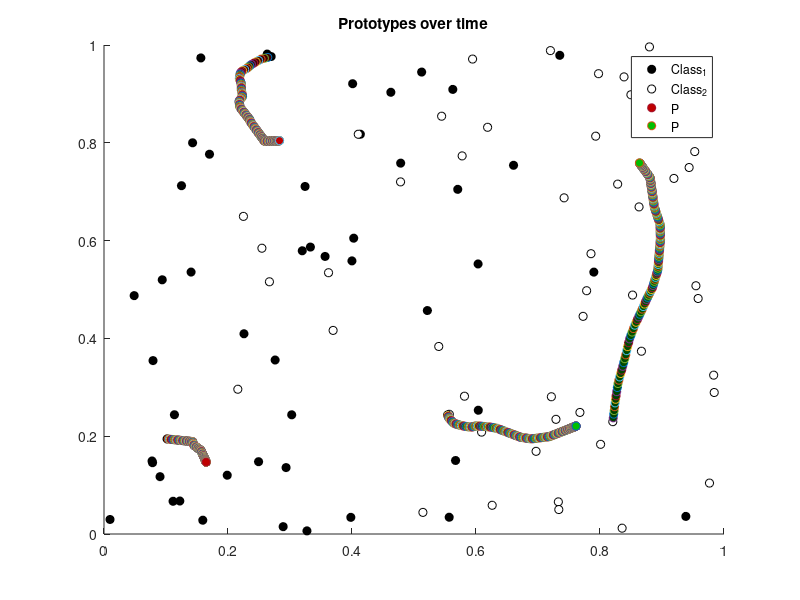
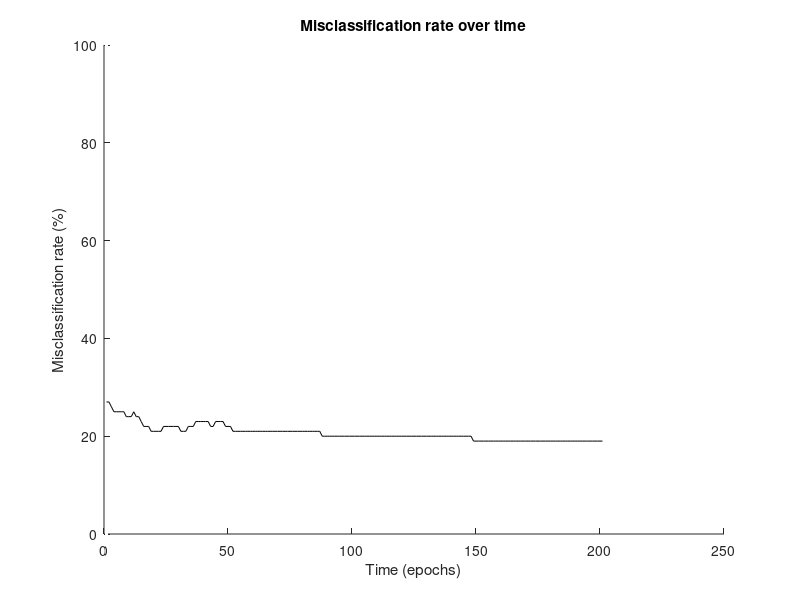

Reproduce these figures in MATLAB, in order.
% clear previous set data and close all figures
clear all;
close all;

% load data
d = load('data_lvq.mat');
d = d.w5_1;
[rows, cols] = size(d);
data = ones(rows, cols+1);
data(:, 1:cols) = d;
for i = 1:50  % add label to data
  data(i, cols+1) = 0;
end

t_max = 200;
learning_rate = 0.002;

% Initialise RNG
rng('default');

% initialise prototypes
NR_OF_CLASSES = 2;
K = 2; % prototypes per class

prototypes = zeros(NR_OF_CLASSES * K, cols+1);

temp_order_class_1 = randperm(50, K);
temp_order_class_2 = randperm(rows-50, K)+50;
for i = 1:K
  prototypes(i, :) = data(temp_order_class_1(i), :);
  prototypes(i+K, :) = data(temp_order_class_2(i), :);
end

initial_prototypes = prototypes; %For debugging

prototypes_over_time = zeros(t_max, NR_OF_CLASSES * K, cols+1);
E_over_time = zeros(t_max+1,1);

% Compute initial E
E_over_time(1) = 0;
for i = 1:rows
  winner = 1;
  winner_distance = intmax;
  
  for j = 1:NR_OF_CLASSES*K
    distance = pdist([prototypes(j, 1:2); data(i, 1:2)]);
    if distance < winner_distance
      winner_distance = distance;
      winner = j;
    end
  end
  
  E_over_time(1) = E_over_time(1) +  ...
      (prototypes(winner, cols+1) ~= data(i, cols+1));
end


% Permutations
for t = 1:t_max
  
  %  Shuffle data set and perform permutations
  for j = randperm(rows)
    example = data(j, :);
    
    % initialise winner
    winner = 1;
    winner_distance = intmax; % represents infinity
    
    % get closest prototype
    for k = 1:NR_OF_CLASSES * K % take rows
      prototype = prototypes(k, :);
      distance = pdist([example(1:cols); prototype(1:cols)]);
      if distance < winner_distance
        winner_distance = distance;
        winner = k;
      end
    end
    
    % update winner
    sign = 1;
    if prototypes(winner, cols+1) ~= example(cols+1)
      sign = -1;
    end
    
    prototypes(winner, 1:cols) = prototypes(winner, 1:cols) + ...
      sign * learning_rate * ...
      (example(1:cols) - prototypes(winner, 1:cols));
  end
  
  %Compute E
  E = 0;
  for i = 1:rows
    winner = 1;
    winner_distance = intmax;
    
    for j = 1:NR_OF_CLASSES*K
      distance = pdist([prototypes(j, 1:2); data(i, 1:2)]);
      if distance < winner_distance
        winner_distance = distance;
        winner = j;
      end
    end
    
    E = E + (prototypes(winner, cols+1) ~= data(i, cols+1));
  end
  
  % store prototypes and misclassification error for this iteration
  prototypes_over_time(t, :, :) = prototypes;
  E_over_time(t+1) = E;
end

% normalise and convert E_over_time to percentage
E_over_time = E_over_time./rows.*100;


% Plots
figure; hold on;
% lgd_string = cell(NR_OF_CLASSES+2, 1);

plot(data(1:50, 1), data(1:50, 2), 'ko', 'MarkerFaceColor', [0 0 0], ...
  'DisplayName', 'Class_1');
plot(data(51:rows, 1), data(51:rows, 2), 'ko', ...
  'MarkerFaceColor', [1 1 1], 'DisplayName', 'Class_2');
i = 0;
for t = 1:t_max
  for c = 0:NR_OF_CLASSES-1
    for k = 0:K-1
      % Make sure only the final prototypes are used in the legend
      if t == t_max && k == K-1
        handle_visibility = 'on';
      else
        handle_visibility = 'off';
      end
      
      row_nr = c*K + k + 1;
      plot(prototypes_over_time(t, row_nr, 1), ...
        prototypes_over_time(t, row_nr, 2), 'o', 'MarkerFaceColor', ...
        [(prototypes_over_time(t, row_nr,3) == 0) * (t/t_max/2 + .25), ...
         (prototypes_over_time(t, row_nr,3) ~= 0) * (t/t_max/2 + .25), ...
        0], 'HandleVisibility', handle_visibility, ...
        'DisplayName', strcat('P_', num2str(c+1))');
    end
  end
end
title('Prototypes over time');
lgd = legend('show');
hold off;

figure; hold on;
plot(1:t_max+1, E_over_time, 'k-');
plot(1, 0, 'w');
plot(1, 100, 'w');
xlabel('Time (epochs)');
ylabel('Misclassification rate (%)');
title('Misclassification rate over time');
hold off;
